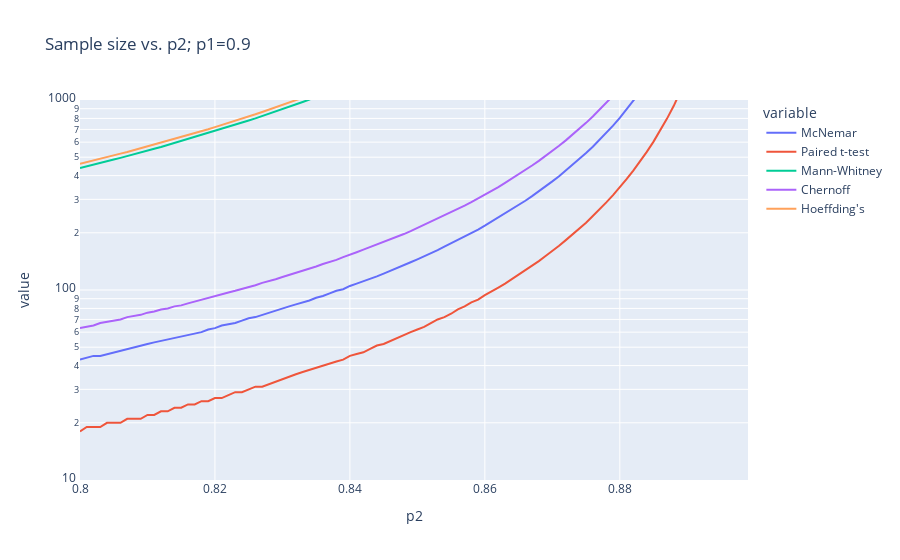

Write notebook code for a chart like this one.
### Code cell
px.line(
    df,
    x="p2",
    y=["McNemar", "Paired t-test", "Mann-Whitney", "Chernoff", "Hoeffding's"],
    title=f"Sample size vs. p2; p1={p1}",
    range_y=[10, 1000],
    log_y=True,
)
